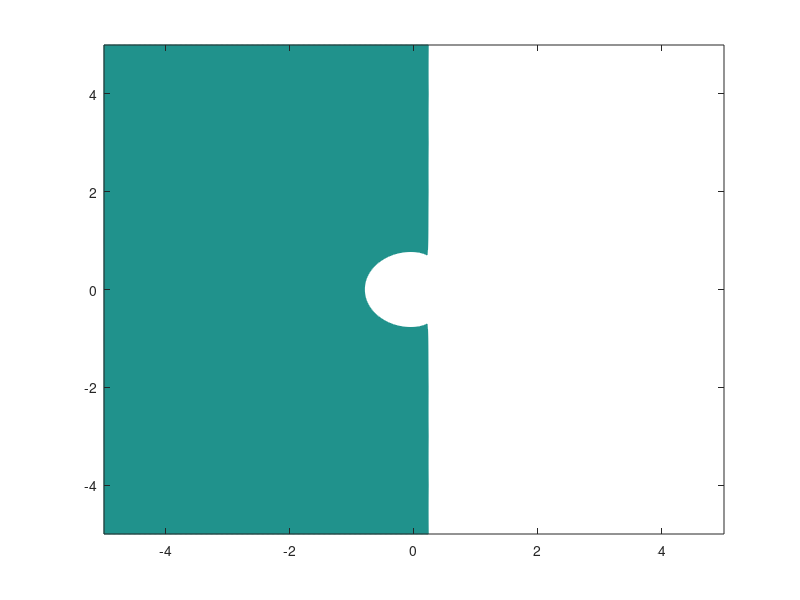

This chart was generated by the following MATLAB code:
function p
xv = linspace(-5,5,500);
yv = linspace(-5,5,500);
[x,y] = meshgrid(xv,yv);
z = x+i*y;
t2 = 1+z+1/2.*z.^2; % 2-Order
t3 = 1+z+1/2.*z.^2+1/6.*z.^3; % 3-Order
t4 = 1+z+1/2.*z.^2+1/6.*z.^3+1/24.*z.^4; % 4-Order
ap = (1/2+3/4.*z)+sqrt(1/4-1/4.*z+9/16.*z.^2);
an = (1/2+3/4.*z)-sqrt(1/4-1/4.*z+9/16.*z.^2);

s = abs(an); % choose one of order
contour(x,y,s,[1,1],'Fill','on')
hold on

